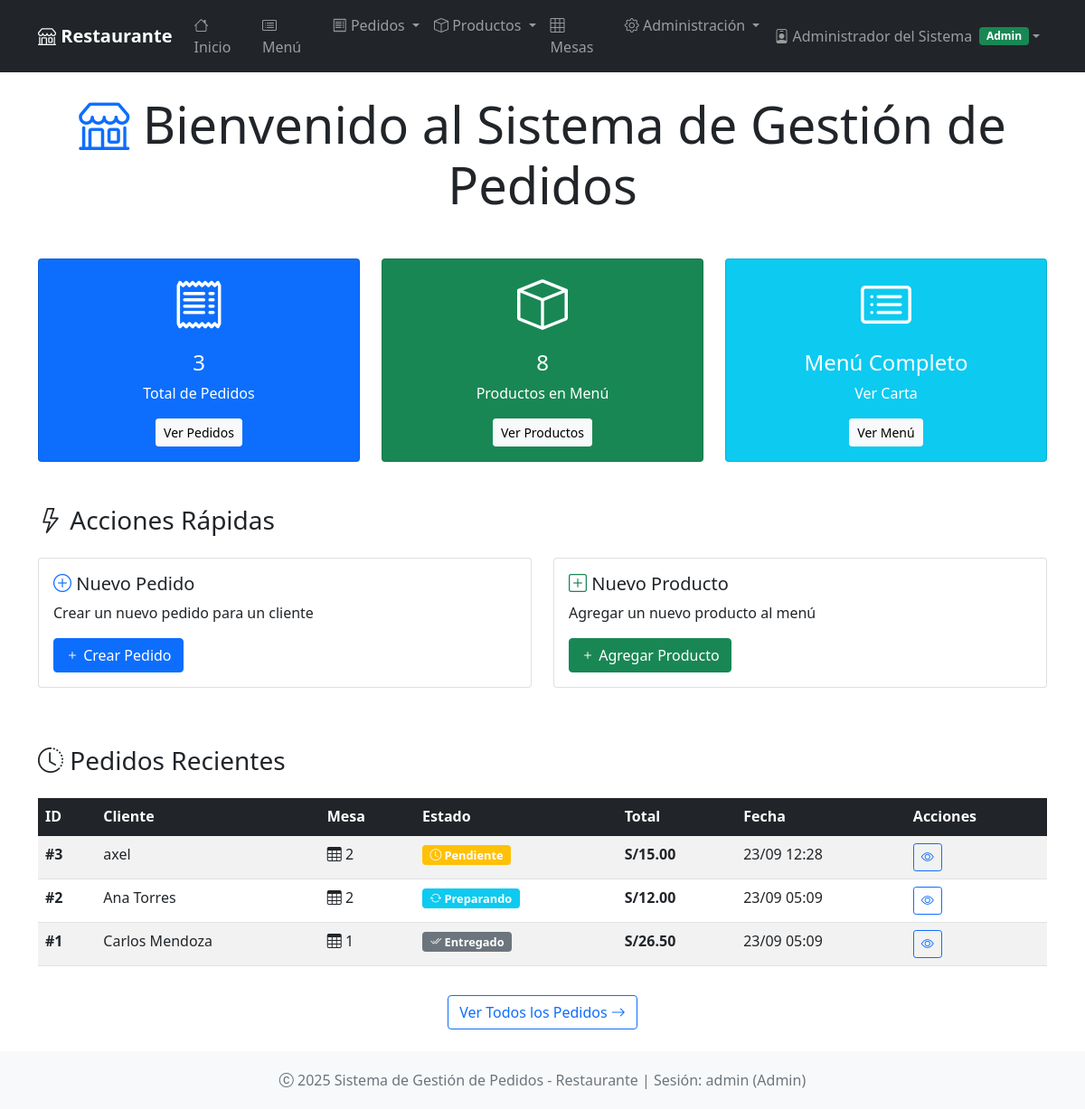
/ (signed in), run on the app's committed database.
### app.py (models this page shows, shortened)
class Usuario(UserMixin, db.Model):
    __tablename__ = 'usuarios'
    id = db.Column(db.Integer, primary_key=True)
    username = db.Column(db.String(80), unique=True, nullable=False)
    email = db.Column(db.String(120), unique=True, nullable=False)
    password_hash = db.Column(db.String(120), nullable=False)
    nombre_completo = db.Column(db.String(100), nullable=False)
    rol = db.Column(db.String(20), nullable=False, default='mesero')  # admin, mesero, cocinero
    activo = db.Column(db.Boolean, default=True)
    fecha_creacion = db.Column(db.DateTime, default=lambda: datetime.now(timezone.utc))
    ultimo_acceso = db.Column(db.DateTime)

class Pedido(db.Model):
    __tablename__ = 'pedidos'
    id = db.Column(db.Integer, primary_key=True)
    cliente_nombre = db.Column(db.String(100), nullable=False)
    cliente_telefono = db.Column(db.String(20))
    mesa_id = db.Column(db.Integer, db.ForeignKey('mesas.id'))  # Relación con Mesa
    mesa_numero = db.Column(db.String(10))  # Mantener compatibilidad
    estado = db.Column(db.String(20), default='pendiente')
    total = db.Column(db.Float, default=0.0)
    fecha = db.Column(db.DateTime, default=lambda: datetime.now(timezone.utc))
    observaciones = db.Column(db.Text)
    usuario_id = db.Column(db.Integer, db.ForeignKey('usuarios.id'))  # Quien tomó el pedido
    cocinero_id = db.Column(db.Integer, db.ForeignKey('usuarios.id'))  # Quien lo preparó
    detalles = db.relationship('DetallePedido', backref='pedido', lazy=True, cascade='all, delete-orphan')
    usuario = db.relationship('Usuario', foreign_keys=[usuario_id], backref='pedidos_tomados')
    cocinero = db.relationship('Usuario', foreign_keys=[cocinero_id], backref='pedidos_preparados')
    @property
    def mesa(self):
        return self.mesa_numero or (self.mesa_info.numero if self.mesa_info else None)

### app.py (the view)
@app.route('/')
@login_required
def index():
    if current_user.rol == 'cocinero':
        return redirect(url_for('dashboard_cocinero'))
    total_pedidos = Pedido.query.count()
    total_productos = Producto.query.count()
    total_usuarios = Usuario.query.filter_by(activo=True).count()
    total_mesas = Mesa.query.filter_by(activa=True).count()
    hoy = date.today()
    pedidos_hoy = Pedido.query.filter(
        Pedido.fecha >= hoy,
        Pedido.fecha < hoy.replace(day=hoy.day + 1) if hoy.day < 28 else hoy.replace(month=hoy.month + 1, day=1)
    ).count()
    if current_user.rol == 'mesero':
        pedidos_recientes = Pedido.query.filter_by(usuario_id=current_user.id).order_by(Pedido.fecha.desc()).limit(5).all()
    else:
        pedidos_recientes = Pedido.query.order_by(Pedido.fecha.desc()).limit(5).all()
    return render_template('index.html',
                         total_pedidos=total_pedidos,
                         total_productos=total_productos,
                         total_usuarios=total_usuarios,
                         total_mesas=total_mesas,
                         pedidos_hoy=pedidos_hoy,
                         pedidos_recientes=pedidos_recientes)

### app.py (called while the page is built)
@login_manager.user_loader
def load_user(user_id):
    return db.session.get(Usuario, int(user_id))

### app/templates/index.html (shortened to what this page needs)
{% extends "base.html" %}
{% block content %}
<div class="row">
    <div class="col-12">
        <h1 class="display-4 text-center mb-5">
            <i class="bi bi-shop text-primary"></i>
            Bienvenido al Sistema de Gestión de Pedidos
        </h1>
    </div>
</div>
<div class="row mb-5">
    <div class="col-md-4">
        <div class="card text-white bg-primary card-hover">
            <div class="card-body text-center">
                <i class="bi bi-receipt display-4"></i>
                <h4 class="card-title mt-3">{{ total_pedidos }}</h4>
                <p class="card-text">Total de Pedidos</p>
                <a href="{{ url_for('lista_pedidos') }}" class="btn btn-light btn-sm">Ver Pedidos</a>
            </div>
        </div>
    </div>
    <div class="col-md-4">
        <div class="card text-white bg-success card-hover">
            <div class="card-body text-center">
                <i class="bi bi-box display-4"></i>
                <h4 class="card-title mt-3">{{ total_productos }}</h4>
                <p class="card-text">Productos en Menú</p>
                <a href="{{ url_for('lista_productos') }}" class="btn btn-light btn-sm">Ver Productos</a>
            </div>
        </div>
    </div>
    <div class="col-md-4">
        <div class="card text-white bg-info card-hover">
            <div class="card-body text-center">
                <i class="bi bi-card-list display-4"></i>
                <h4 class="card-title mt-3">Menú Completo</h4>
                <p class="card-text">Ver Carta</p>
                <a href="{{ url_for('menu') }}" class="btn btn-light btn-sm">Ver Menú</a>
            </div>
        </div>
    </div>
</div>
<div class="row mb-5">
    <div class="col-12">
        <h3 class="mb-4">
            <i class="bi bi-lightning"></i> Acciones Rápidas
        </h3>
    </div>
    <div class="col-md-6 mb-3">
        <div class="card card-hover">
            <div class="card-body">
                <h5 class="card-title">
                    <i class="bi bi-plus-circle text-primary"></i> Nuevo Pedido
                </h5>
                <p class="card-text">Crear un nuevo pedido para un cliente</p>
                <a href="{{ url_for('nuevo_pedido') }}" class="btn btn-primary">
                    <i class="bi bi-plus"></i> Crear Pedido
                </a>
            </div>
        </div>
    </div>
    <div class="col-md-6 mb-3">
        <div class="card card-hover">
            <div class="card-body">
                <h5 class="card-title">
                    <i class="bi bi-plus-square text-success"></i> Nuevo Producto
                </h5>
                <p class="card-text">Agregar un nuevo producto al menú</p>
                <a href="{{ url_for('nuevo_producto') }}" class="btn btn-success">
                    <i class="bi bi-plus"></i> Agregar Producto
                </a>
            </div>
        </div>
    </div>
</div>
{% if pedidos_recientes %}
<div class="row">
    <div class="col-12">
        <h3 class="mb-4">
            <i class="bi bi-clock-history"></i> Pedidos Recientes
        </h3>
        <div class="table-responsive">
            <table class="table table-striped">
                <thead class="table-dark">
                    <tr>
                        <th>ID</th>
                        <th>Cliente</th>
                        <th>Mesa</th>
                        <th>Estado</th>
                        <th>Total</th>
                        <th>Fecha</th>
                        <th>Acciones</th>
                    </tr>
                </thead>
                <tbody>
                    {% for pedido in pedidos_recientes %}
                    <tr>
                        <td><strong>#{{ pedido.id }}</strong></td>
                        <td>{{ pedido.cliente_nombre }}</td>
                        <td>
                            {% if pedido.mesa %}
                                <i class="bi bi-table"></i> {{ pedido.mesa }}
                            {% else %}
                                <span class="text-muted">N/A</span>
                            {% endif %}
                        </td>
                        <td>
                            {% if pedido.estado == 'pendiente' %}
                                <span class="badge bg-warning estado-badge">
                                    <i class="bi bi-clock"></i> Pendiente
                                </span>
                            {% elif pedido.estado == 'preparando' %}
                                <span class="badge bg-info estado-badge">
                                    <i class="bi bi-arrow-repeat"></i> Preparando
                                </span>
                            {% elif pedido.estado == 'listo' %}
                                <span class="badge bg-success estado-badge">
                                    <i class="bi bi-check-circle"></i> Listo
                                </span>
                            {% elif pedido.estado == 'entregado' %}
                                <span class="badge bg-secondary estado-badge">
                                    <i class="bi bi-check2-all"></i> Entregado
                                </span>
                            {% else %}
                                <span class="badge bg-danger estado-badge">
                                    <i class="bi bi-x-circle"></i> Cancelado
                                </span>
                            {% endif %}
                        </td>
                        <td><strong>S/{{ "{:,.2f}".format(pedido.total) }}</strong></td>
                        <td>{{ pedido.fecha.strftime('%d/%m %H:%M') }}</td>
                        <td>
                            <a href="{{ url_for('ver_pedido', id=pedido.id) }}"
                               class="btn btn-sm btn-outline-primary">
                                <i class="bi bi-eye"></i>
                            </a>
                        </td>
                    </tr>
                    {% endfor %}
                </tbody>
            </table>
        </div>
        <div class="text-center mt-3">
            <a href="{{ url_for('lista_pedidos') }}" class="btn btn-outline-primary">
                Ver Todos los Pedidos <i class="bi bi-arrow-right"></i>
            </a>
        </div>
    </div>
</div>
{% endif %}
{% endblock %}

### app/templates/base.html (shortened to what this page needs)
<!DOCTYPE html>
<html lang="es">
<head>
    <link href="https://cdn.jsdelivr.net/npm/bootstrap@5.1.3/dist/css/bootstrap.min.css" rel="stylesheet">
    <link href="https://cdn.jsdelivr.net/npm/bootstrap-icons@1.8.1/font/bootstrap-icons.css" rel="stylesheet">
</head>
<body class="d-flex flex-column min-vh-100">
    <nav class="navbar navbar-expand-lg navbar-dark bg-dark">
        <div class="container">
            <a class="navbar-brand" href="{{ url_for('index') }}">
                <i class="bi bi-shop"></i> Restaurante
            </a>
            <div class="collapse navbar-collapse" id="navbarNav">
                {% if current_user.is_authenticated %}
                <ul class="navbar-nav me-auto">
                    <li class="nav-item">
                        <a class="nav-link" href="{{ url_for('index') }}">
                            <i class="bi bi-house"></i> Inicio
                        </a>
                    </li>
                    {% if current_user.rol == 'admin' %}
                    <li class="nav-item">
                        <a class="nav-link" href="{{ url_for('menu') }}">
                            <i class="bi bi-card-list"></i> Menú
                        </a>
                    </li>
                    <li class="nav-item dropdown">
                        <a class="nav-link dropdown-toggle" href="#" role="button" data-bs-toggle="dropdown">
                            <i class="bi bi-receipt"></i> Pedidos
                        </a>
                    </li>
                    <li class="nav-item dropdown">
                        <a class="nav-link dropdown-toggle" href="#" role="button" data-bs-toggle="dropdown">
                            <i class="bi bi-box"></i> Productos
                        </a>
                    </li>
                    <li class="nav-item">
                        <a class="nav-link" href="{{ url_for('mesas') }}">
                            <i class="bi bi-grid-3x3"></i> Mesas
                        </a>
                    </li>
                    <li class="nav-item dropdown">
                        <a class="nav-link dropdown-toggle" href="#" role="button" data-bs-toggle="dropdown">
                            <i class="bi bi-gear"></i> Administración
                        </a>
                    </li>
                    {% endif %}
                </ul>
                <ul class="navbar-nav">
                    <li class="nav-item dropdown">
                        <a class="nav-link dropdown-toggle d-flex align-items-center" href="#" role="button" data-bs-toggle="dropdown">
                            {% if current_user.rol == 'admin' %}
                                <i class="bi bi-person-badge me-1"></i>
                            {% elif current_user.rol == 'mesero' %}
                                <i class="bi bi-person-circle me-1"></i>
                            {% elif current_user.rol == 'cocinero' %}
                                <i class="bi bi-chef-hat me-1"></i>
                            {% endif %}
                            {{ current_user.nombre_completo }}
                            <span class="badge bg-{{ 'success' if current_user.rol == 'admin' else 'info' if current_user.rol == 'mesero' else 'warning' }} ms-2">
                                {{ current_user.rol.title() }}
                            </span>
                        </a>
                    </li>
                </ul>
                {% endif %}
            </div>
        </div>
    </nav>
    <main class="container my-4 flex-grow-1">
        {% block content %}{% endblock %}
    </main>
    <footer class="footer bg-light">
        <div class="container text-center">
            <span class="text-muted">
                <i class="bi bi-c-circle"></i> 2025 Sistema de Gestión de Pedidos - Restaurante
                {% if current_user.is_authenticated %}
                    | Sesión: {{ current_user.username }} ({{ current_user.rol.title() }})
                {% endif %}
            </span>
        </div>
    </footer>
</body>
</html>

### app/templates/base.html (style rules this page uses)
.navbar-brand { font-weight: bold; }
.footer { margin-top: auto; padding: 20px 0; background-color: #f8f9fa; }
.min-vh-100 { min-height: 100vh; }
.estado-badge { font-size: 0.8em; }

### data on the page
Usuario: nombre_completo "Administrador del Sistema", rol "Admin", username "admin"
Pedido: id "3", cliente_nombre "axel", mesa "2", estado "pendiente" (drawn), total "15.00", fecha "23/09 12:28"
Pedido: id "2", cliente_nombre "Ana Torres", mesa "2", estado "preparando" (drawn), total "12.00", fecha "23/09 05:09"
Pedido: id "1", cliente_nombre "Carlos Mendoza", mesa "1", estado "entregado" (drawn), total "26.50", fecha "23/09 05:09"

### other printed values
{{ total_pedidos }} "3"
{{ total_productos }} "8"
